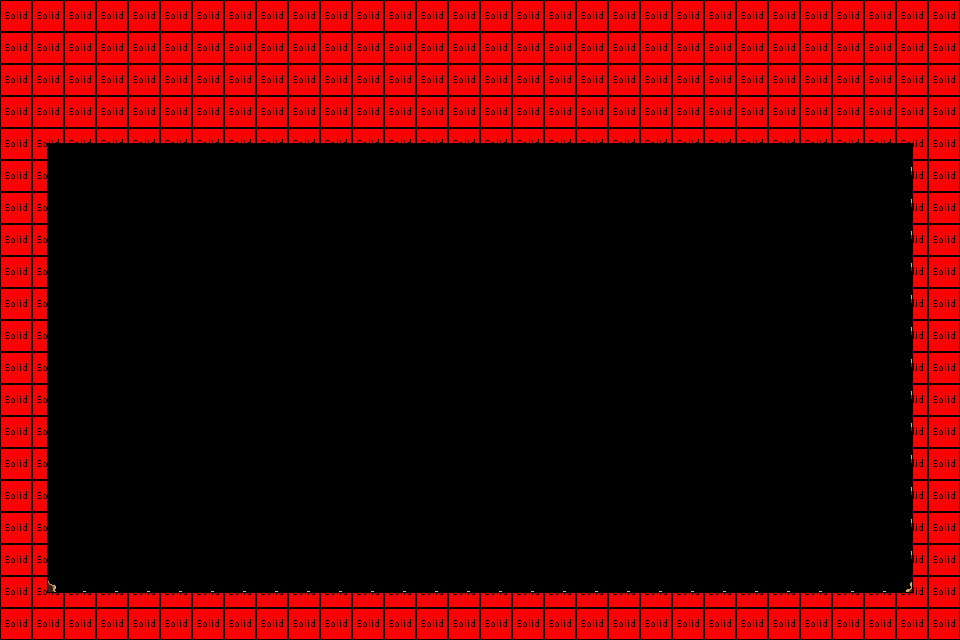

The image is a tile-based game level rendered from a .tmx file. Its description and complete source (layers, tilesets, objects, tile grids) follow:
An orthogonal 30x20 tile map with 32x32 px tiles, 2 tile layers (mur, collision), 2 tilesets.

<map version="1.4" tiledversion="1.4.3" orientation="orthogonal" renderorder="right-down" width="30" height="20" tilewidth="32" tileheight="32" infinite="0" nextlayerid="6" nextobjectid="1">
 <tileset firstgid="1" source="dungeon.tsx" />
 <tileset firstgid="401" source="collision.tsx" />
 <layer id="3" name="mur" width="30" height="20">
  <data encoding="csv">
322,322,322,322,322,322,322,322,322,322,322,322,322,322,322,322,322,322,322,322,322,322,322,322,322,322,322,322,322,322,
322,325,342,342,342,342,342,342,342,342,342,342,342,342,342,342,342,342,342,342,342,342,342,342,342,342,342,342,324,322,
322,345,362,362,362,362,362,362,362,362,362,362,362,362,362,362,362,362,362,362,362,362,362,362,362,362,362,362,344,322,
322,345,362,362,362,362,362,362,362,362,362,362,362,362,362,362,362,362,362,362,362,362,362,362,362,362,362,362,344,322,
322,365,382,382,382,382,382,382,382,382,382,382,382,382,382,382,382,382,382,382,382,382,382,382,382,382,382,382,364,322,
322,323,0,0,0,0,0,0,0,0,0,0,0,0,0,0,0,0,0,0,0,0,0,0,0,0,0,0,321,322,
322,323,0,0,0,0,0,0,0,0,0,0,0,0,0,0,0,0,0,0,0,0,0,0,0,0,0,0,321,322,
322,323,0,0,0,0,0,0,0,0,0,0,0,0,0,0,0,0,0,0,0,0,0,0,0,0,0,0,321,322,
322,323,0,0,0,0,0,0,0,0,0,0,0,0,0,0,0,0,0,0,0,0,0,0,0,0,0,0,321,322,
322,323,0,0,0,0,0,0,0,0,0,0,0,0,0,0,0,0,0,0,0,0,0,0,0,0,0,0,321,322,
322,323,0,0,0,0,0,0,0,0,0,0,0,0,0,0,0,0,0,0,0,0,0,0,0,0,0,0,321,322,
322,323,0,0,0,0,0,0,0,0,0,0,0,0,0,0,0,0,0,0,0,0,0,0,0,0,0,0,321,322,
322,323,0,0,0,0,0,0,0,0,0,0,0,0,0,0,0,0,0,0,0,0,0,0,0,0,0,0,321,322,
322,323,0,0,0,0,0,0,0,0,0,0,0,0,0,0,0,0,0,0,0,0,0,0,0,0,0,0,321,322,
322,323,0,0,0,0,0,0,0,0,0,0,0,0,0,0,0,0,0,0,0,0,0,0,0,0,0,0,321,322,
322,323,0,0,0,0,0,0,0,0,0,0,0,0,0,0,0,0,0,0,0,0,0,0,0,0,0,0,321,322,
322,323,0,0,0,0,0,0,0,0,0,0,0,0,0,0,0,0,0,0,0,0,0,0,0,0,0,0,321,322,
322,323,0,0,0,0,0,0,0,0,0,0,0,0,0,0,0,0,0,0,0,0,0,0,0,0,0,0,321,322,
322,305,302,302,302,302,302,302,302,302,302,302,302,302,302,302,302,302,302,302,302,302,302,302,302,302,302,302,304,322,
322,322,322,322,322,322,322,322,322,322,322,322,322,322,322,322,322,322,322,322,322,322,322,322,322,322,322,322,322,322
</data>
 </layer>
 <layer id="5" name="collision" width="30" height="20">
  <data encoding="csv">
401,401,401,401,401,401,401,401,401,401,401,401,401,401,401,401,401,401,401,401,401,401,401,401,401,401,401,401,401,401,
401,401,401,401,401,401,401,401,401,401,401,401,401,401,401,401,401,401,401,401,401,401,401,401,401,401,401,401,401,401,
401,401,401,401,401,401,401,401,401,401,401,401,401,401,401,401,401,401,401,401,401,401,401,401,401,401,401,401,401,401,
401,401,401,401,401,401,401,401,401,401,401,401,401,401,401,401,401,401,401,401,401,401,401,401,401,401,401,401,401,401,
401,413,406,406,406,406,406,406,406,406,406,406,406,406,406,406,406,406,406,406,406,406,406,406,406,406,406,406,414,401,
401,409,0,0,0,0,0,0,0,0,0,0,0,0,0,0,0,0,0,0,0,0,0,0,0,0,0,0,408,401,
401,409,0,0,0,0,0,0,0,0,0,0,0,0,0,0,0,0,0,0,0,0,0,0,0,0,0,0,408,401,
401,409,0,0,0,0,0,0,0,0,0,0,0,0,0,0,0,0,0,0,0,0,0,0,0,0,0,0,408,401,
401,409,0,0,0,0,0,0,0,0,0,0,0,0,0,0,0,0,0,0,0,0,0,0,0,0,0,0,408,401,
401,409,0,0,0,0,0,0,0,0,0,0,0,0,0,0,0,0,0,0,0,0,0,0,0,0,0,0,408,401,
401,409,0,0,0,0,0,0,0,0,0,0,0,0,0,0,0,0,0,0,0,0,0,0,0,0,0,0,408,401,
401,409,0,0,0,0,0,0,0,0,0,0,0,0,0,0,0,0,0,0,0,0,0,0,0,0,0,0,408,401,
401,409,0,0,0,0,0,0,0,0,0,0,0,0,0,0,0,0,0,0,0,0,0,0,0,0,0,0,408,401,
401,409,0,0,0,0,0,0,0,0,0,0,0,0,0,0,0,0,0,0,0,0,0,0,0,0,0,0,408,401,
401,409,0,0,0,0,0,0,0,0,0,0,0,0,0,0,0,0,0,0,0,0,0,0,0,0,0,0,408,401,
401,409,0,0,0,0,0,0,0,0,0,0,0,0,0,0,0,0,0,0,0,0,0,0,0,0,0,0,408,401,
401,409,0,0,0,0,0,0,0,0,0,0,0,0,0,0,0,0,0,0,0,0,0,0,0,0,0,0,408,401,
401,409,0,0,0,0,0,0,0,0,0,0,0,0,0,0,0,0,0,0,0,0,0,0,0,0,0,0,408,401,
401,418,407,407,407,407,407,407,407,407,407,407,407,407,407,407,407,407,407,407,407,407,407,407,407,407,407,407,419,401,
401,401,401,401,401,401,401,401,401,401,401,401,401,401,401,401,401,401,401,401,401,401,401,401,401,401,401,401,401,401
</data>
 </layer>
</map>
